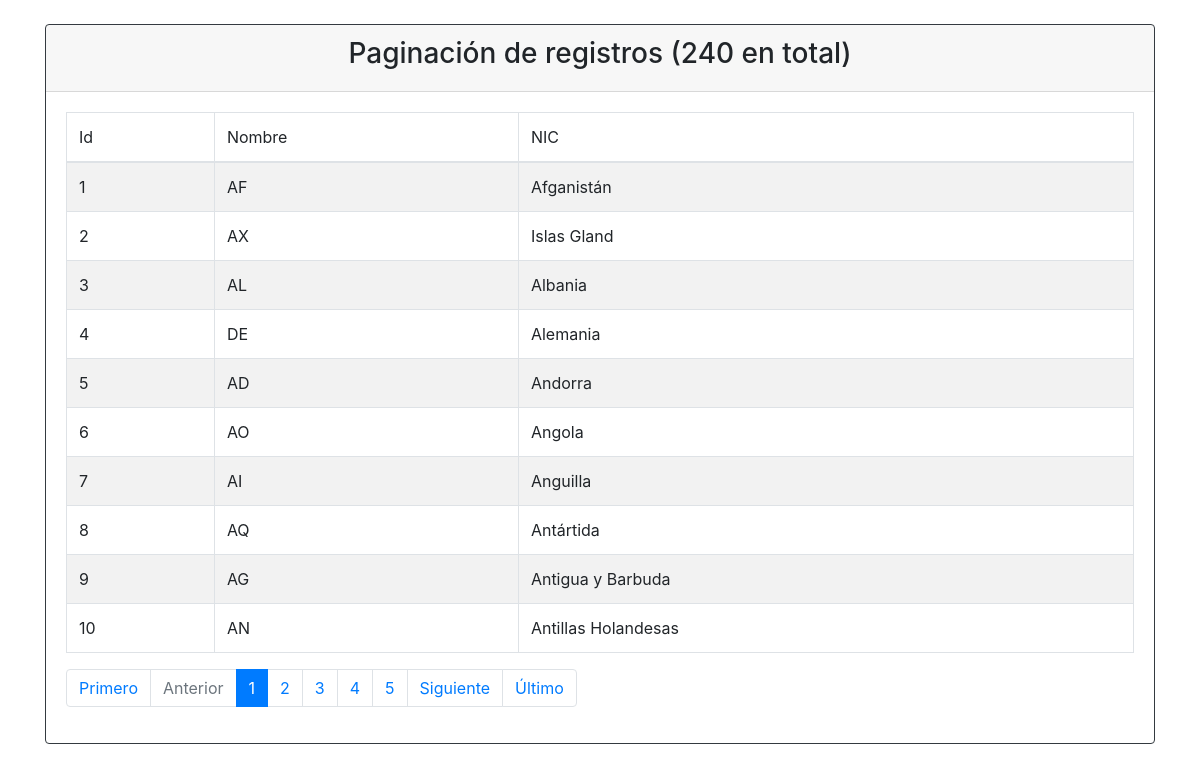
The page /20-Paginacion-de-registros/listado.php on the database its author committed.
### tables this page shows
CREATE TABLE `paises` (
  `id` int(11) NOT NULL,
  `iso` char(2) DEFAULT NULL,
  `nombre` varchar(80) DEFAULT NULL,
  `seo_slug` varchar(100) DEFAULT NULL
);

### 20-Paginacion-de-registros/clases/Conectar.php (called while the page is built)
<?php
abstract class Conectar {
	private $mysqli;
	public function conectar(){
		$this->mysqli = new mysqli('localhost', 'root', '', 'paises');
		return $this->mysqli;
	}
	public function setNames(){
		return $this->mysqli->query(" SET NAMES 'utf8'");
	}
}
?>

### 20-Paginacion-de-registros/clases/Usuario.php (called while the page is built, shortened)
<?php
require_once("Conectar.php");
class Usuario extends Conectar {
	private $db;
	public function __construct(){
		$this->db = parent::conectar();
	}
	public function getDatos($sql){
		$this->usuarios = array();
		$datos = $this->db->query($sql);
		while ($registro = $datos->fetch_object()){
			$this->usuarios[] = $registro;
		}
		return $this->usuarios;
	}
}
?>

### 20-Paginacion-de-registros/listado.php (the view, shortened to what this page needs)
<?php
require_once("clases/Usuario.php");
$usuario = new Usuario();
$cantidad_resultados_por_pagina = 10;
if (isset($_GET['pagina'])) {
	if (is_numeric($_GET['pagina'])){
		if ($_GET['pagina'] == 1){
			header("Location: listado.php");
		} else {
			$pagina = $_GET['pagina'];
		}
	} else {
		header("Location: listado.php");
	}
} else {
	$pagina = 1;
}
$empezar_desde = ($pagina-1)* $cantidad_resultados_por_pagina;
$sql1 = "SELECT count('id') AS cantidad FROM paises";
$registros = $usuario->getDatos($sql1);
$sql2 = "SELECT id, iso, nombre FROM paises
ORDER BY id ASC
LIMIT ".$empezar_desde.",".$cantidad_resultados_por_pagina."
";
$datos = $usuario->getDatos($sql2);
$total_paginas = ceil($registros[0]->cantidad/$cantidad_resultados_por_pagina);
?>
<!DOCTYPE html>
<html>
<head>
	<link rel="stylesheet" href="https://maxcdn.bootstrapcdn.com/bootstrap/4.0.0/css/bootstrap.min.css">
</head>
<body>
	<br/>
	<div class="container">
		<div class="justify-content-center">
			<div class="card border-dark">
				<div class="card-header">
					<h3 class="text-center">Paginación de registros (<?php echo $registros[0]->cantidad; ?> en total)</h3>
				</div>
				<div class="card-body">
					<table class="table table-bordered table-striped table-hover">
						<thead>
							<tr>
								<td>Id</td>
								<td>Nombre</td>
								<td>NIC</td>
							</tr>
						</thead>
						<tbody>
							<?php
							$impresos = 0;
							foreach ($datos as $dato):
								$impresos++;
								?>
								<tr>
									<td><?php echo $dato->id; ?></td>
									<td><?php echo $dato->iso; ?></td>
									<td><?php echo $dato->nombre; ?></td>
								</tr>
							<?php endforeach; ?>
						</tbody>
					</table>
					<nav aria-label="...">
						<ul class="pagination">
							<li class="page-item">
								<a class="page-link" href="listado.php" tabindex="-1">Primero</a>
							</li>
							<?php if ($pagina==1): ?>
								<li class="page-item disabled">
								<a href="javascript:void(0);" class="page-link">Anterior</a>
							</li>
							<?php endif; ?>
							<?php for ($i=$pagina; $i <= ($pagina+4) ; $i++) : ?>
								<li class="page-item <?php if ($pagina==$i) echo 'active'; ?>">
								<a class="page-link" href="listado.php?pagina=<?php echo $i; ?>"><?php echo $i; ?></span></a>
							</li>
							<?php endfor; ?>
							<?php if ($impresos == $cantidad_resultados_por_pagina and $pagina < $total_paginas):
								$proximo=$pagina+1;
							 ?>
								<li class="page-item"><a class="page-link" href="listado.php?pagina=<?php echo $proximo; ?>">Siguiente</a></li>
							<?php else: ?>
								<li class="page-item disabled"><a class="page-link" href="javascript:void(0);">Siguiente</a></li>
							<?php endif; ?>
							<li class="page-item">
								<a class="page-link" href="listado.php?pagina=<?php echo $total_paginas; ?>">Último</a>
							</li>
						</ul>
					</nav>
				</div>
			</div>
		</div>
	</div>
</body>
</html>

### rows shown on the page
paises: id "1", iso "AF", nombre "Afganistán"
paises: id "2", iso "AX", nombre "Islas Gland"
paises: id "3", iso "AL", nombre "Albania"
paises: id "4", iso "DE", nombre "Alemania"
paises: id "5", iso "AD", nombre "Andorra"
paises: id "6", iso "AO", nombre "Angola"
paises: id "7", iso "AI", nombre "Anguilla"
paises: id "8", iso "AQ", nombre "Antártida"
paises: id "9", iso "AG", nombre "Antigua y Barbuda"
paises: id "10", iso "AN", nombre "Antillas Holandesas"

### other values the page prints
$registros[0]->cantidad "240"
